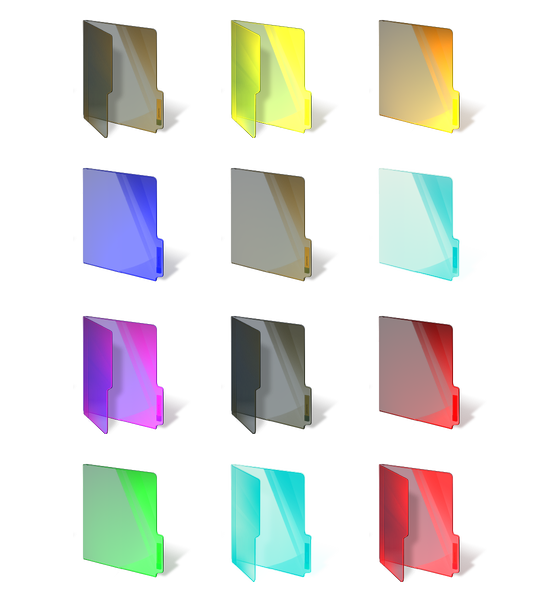
#> input picture images/colored_folders.png, 552 x 592 px
$ python get_folders_images.py
#> lines starting #> are read from the running program, lines starting #| are printed output that depends on the picture
"""
Получение отдельных png файлов с картинками папок из одного colored_folders.png
"""
import os
from pathlib import Path

from PIL import Image


def rotate_and_crop_image(input_filename, left, top, right, bottom, output_filename, angle=90):
    """
    Функция для поворота и обрезки изображения с сохранением всех частей изображения после поворота.

    :param input_filename: имя входного файла изображения.
    :param left: левая координата для начала обрезки.
    :param top: верхняя координата для начала обрезки.
    :param right: правая координата для конца обрезки.
    :param bottom: нижняя координата для конца обрезки.
    :param output_filename: имя файла для сохранения обрезанного и повернутого изображения.
    :param angle: угол поворота изображения в градусах.
    """
#> called with input_filename = 'images/colored_folders.png', left = 82, top = 19, right = 164, bottom = 139, output_filename = 'images/folder1.png', angle = 90
    with Image.open(input_filename) as img:
        # Обрезаем изображение по заданным координатам
#> img is the input picture: PIL image 552x592 RGBA; mean R, G, B, A 74, 73.6, 66.4, 49.4
        cropped_image = img.crop((left, top, right, bottom))
        rotated_image = cropped_image.rotate(angle, Image.Resampling.NEAREST, expand=True)

        # Создаем новый холст с нейтральным фоном (например, белым)
        canvas = Image.new('RGBA', (rotated_image.width, rotated_image.height), (0, 0, 0, 0))
#> canvas: PIL image 120x82 RGBA; every value is 0
        # Помещаем обрезанное изображение в центр холста

        canvas.paste(rotated_image, (0, 0))

        rotated_image.save(output_filename, 'PNG')


def main():
    root_dir = Path(__file__).parent.parent.parent
    images_dir = os.path.join(root_dir, 'images')

    input_file_name = os.path.join(images_dir, 'colored_folders.png')
    rotate_and_crop_image(
        input_file_name, 82, 19, 164, 139, os.path.join(images_dir, 'folder1.png')
    )
    rotate_and_crop_image(
        input_file_name, 230, 19, 312, 139, os.path.join(images_dir, 'folder2.png')
    )
    rotate_and_crop_image(
        input_file_name, 378, 19, 460, 139, os.path.join(images_dir, 'folder3.png')
    )

    rotate_and_crop_image(
        input_file_name, 82, 167, 164, 281, os.path.join(images_dir, 'folder4.png')
    )
#> in rotate_and_crop_image (call 4), `canvas = Image.new('RGBA', (rotated_image.width, rotated_image.height)..`: canvas: PIL image 114x82 RGBA; every value is 0
    rotate_and_crop_image(
        input_file_name, 230, 167, 312, 281, os.path.join(images_dir, 'folder5.png')
    )
    rotate_and_crop_image(
        input_file_name, 378, 167, 460, 281, os.path.join(images_dir, 'folder6.png')
    )

    rotate_and_crop_image(
        input_file_name, 82, 315, 164, 434, os.path.join(images_dir, 'folder7.png')
    )
#> in rotate_and_crop_image (call 7), `canvas = Image.new('RGBA', (rotated_image.width, rotated_image.height)..`: canvas: PIL image 119x82 RGBA; every value is 0
    rotate_and_crop_image(
        input_file_name, 230, 315, 312, 434, os.path.join(images_dir, 'folder8.png')
    )
    rotate_and_crop_image(
        input_file_name, 378, 315, 460, 434, os.path.join(images_dir, 'folder9.png')
    )
#> in rotate_and_crop_image (call 9), `rotated_image = cropped_image.rotate(angle, Image.Resampling.NEAREST, ..`:
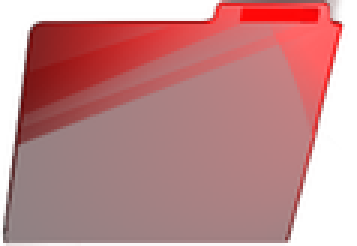
#> rotated_image: PIL image 119x82 RGBA (shown 3 times larger); mean R, G, B, A 118, 15.5, 17.6, 119.3; transparent parts drawn white

    rotate_and_crop_image(
        input_file_name, 82, 463, 164, 577, os.path.join(images_dir, 'folder10.png')
    )
#> in rotate_and_crop_image (call 10), `cropped_image = img.crop((left, top, right, bottom))`:
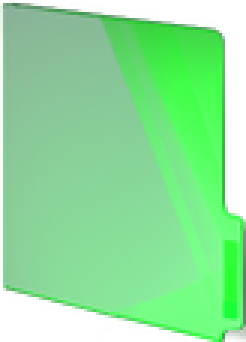
#> cropped_image: PIL image 82x114 RGBA (shown 3 times larger); mean R, G, B, A 25.2, 180.4, 47.7, 124.5; transparent parts drawn white
#> in rotate_and_crop_image (call 10), `rotated_image = cropped_image.rotate(angle, Image.Resampling.NEAREST, ..`:
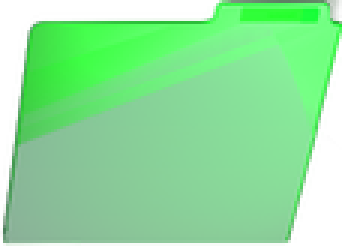
#> rotated_image: PIL image 114x82 RGBA (shown 3 times larger); mean R, G, B, A 25.2, 180.4, 47.7, 124.5; transparent parts drawn white
    rotate_and_crop_image(
        input_file_name, 230, 463, 312, 577, os.path.join(images_dir, 'folder11.png')
    )
#> in rotate_and_crop_image (call 11), `cropped_image = img.crop((left, top, right, bottom))`:
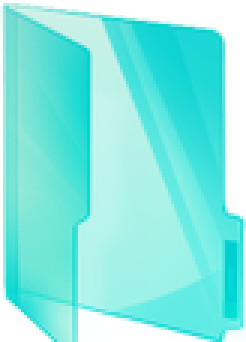
#> cropped_image: PIL image 82x114 RGBA (shown 3 times larger); mean R, G, B, A 69, 225.6, 214.4, 159.3; transparent parts drawn white
#> in rotate_and_crop_image (call 11), `rotated_image = cropped_image.rotate(angle, Image.Resampling.NEAREST, ..`:
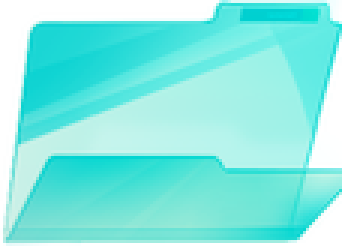
#> rotated_image: PIL image 114x82 RGBA (shown 3 times larger); mean R, G, B, A 69, 225.6, 214.4, 159.3; transparent parts drawn white
    rotate_and_crop_image(
        input_file_name, 378, 463, 460, 577, os.path.join(images_dir, 'folder12.png')
    )
#> in rotate_and_crop_image (call 12), `cropped_image = img.crop((left, top, right, bottom))`:
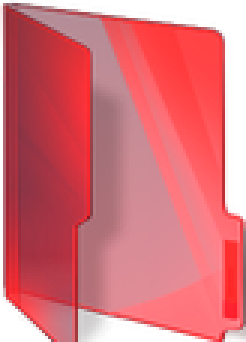
#> cropped_image: PIL image 82x114 RGBA (shown 3 times larger); mean R, G, B, A 187, 30.4, 41.6, 159.3; transparent parts drawn white
#> in rotate_and_crop_image (call 12), `rotated_image = cropped_image.rotate(angle, Image.Resampling.NEAREST, ..`:
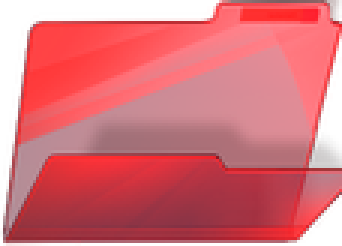
#> rotated_image: PIL image 114x82 RGBA (shown 3 times larger); mean R, G, B, A 187, 30.4, 41.6, 159.3; transparent parts drawn white


if __name__ == '__main__':
    main()

$ run again, with images/folder.png copied over images/colored_folders.png
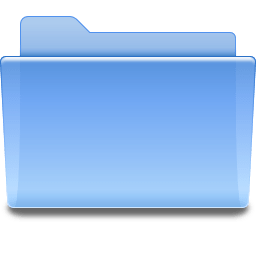
#> input picture images/folder.png, 256 x 256 px
#> in rotate_and_crop_image, img is the input picture: PIL image 256x256 P; mean R, G, B, A 109.2, 152.9, 183.2, 173.9
#> canvas: PIL image 120x82 RGBA; every value is 0
#> cropped_image: PIL image 82x114 P
#> rotated_image: PIL image 114x82 P
#> canvas: PIL image 114x82 RGBA; every value is 0
#> in rotate_and_crop_image (call 5), `cropped_image = img.crop((left, top, right, bottom))`:
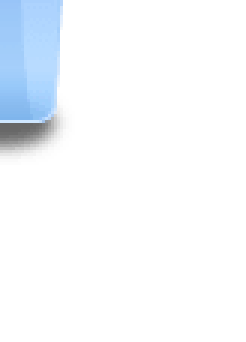
#> cropped_image: PIL image 82x114 P (shown 3 times larger); mean R, G, B, A 76.3, 116.1, 88.7, 22.7; transparent parts drawn white
#> in rotate_and_crop_image (call 5), `rotated_image = cropped_image.rotate(angle, Image.Resampling.NEAREST, ..`:
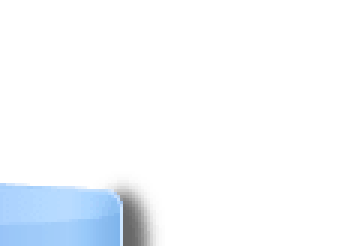
#> rotated_image: PIL image 114x82 P (shown 3 times larger); mean R, G, B, A 76.3, 116.1, 88.7, 22.7; transparent parts drawn white
#> cropped_image: PIL image 82x119 P
#> rotated_image: PIL image 119x82 P
#> canvas: PIL image 119x82 RGBA; every value is 0
